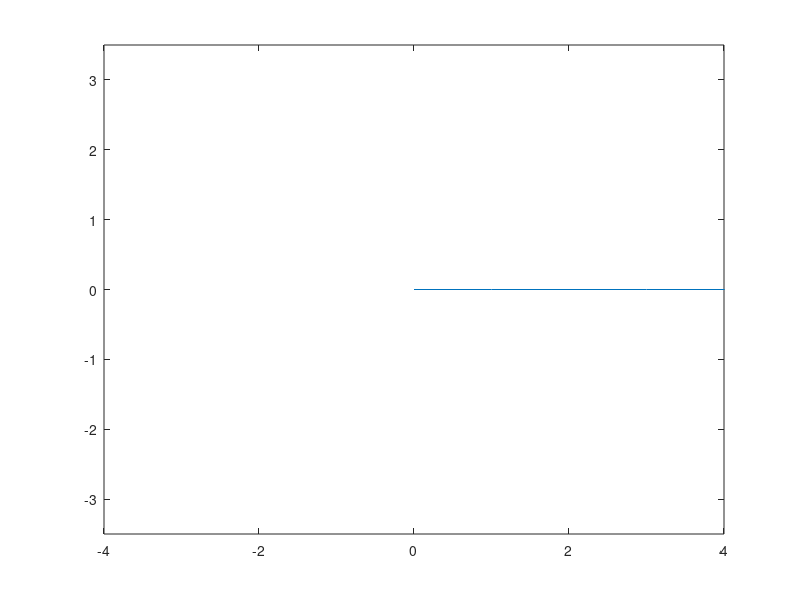
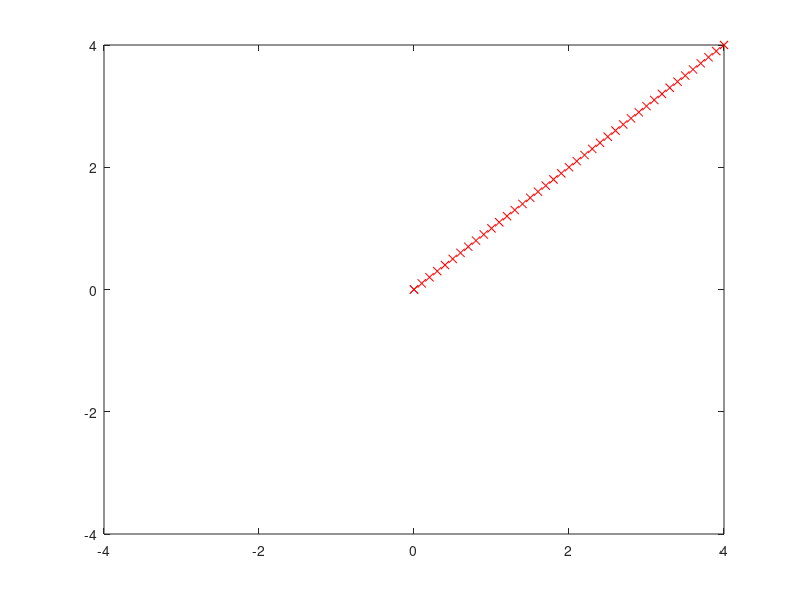

Here is the MATLAB script that generated these plots, in order: (Note: this script raises an error after producing the figures.)
%%
clear all;
close all;

th = 0 * pi/180;
r = 10;
x0 = -1;
y0 = -1;

x = ([x0:(r*cos(th)-x0)/10:10])
y = ([y0:(r*sin(th)-y0)/10:10])
% x = ([x0:(r*cos(th)-x0)/10:r*cos(th)])
% y = ([y0:(r*sin(th)-y0)/10:r*sin(th)])

plot(x(1:10),y(1:10)); axis([-4 4 -3.5 3.5]);

%%
clear all;
close all;
th = 360 * pi/180;
r = 0:1:5;

[x,y] = pol2cart(th,r);

plot(x,y); axis([-4 4 -3.5 3.5]);

%%

clear all;
close all;
clc;

fig = figure;
x = 0;
y = 0;

plot(x,y,'xr'); axis([-4 4 -4 4]);
hold on;

fig;
for ii=0.0:0.1:4.0
    plot(ii,ii,'xr');
    drawnow;
    pause(1/20);
end


%%
clear all;
close all;
clc;

dt = 0.1;
tgt = init_tgt();
msl1 = init_msl();

fig = figure; axis([-1 15 -1 15]); hold on;

for t=1:dt:10
    tgt = update_tgt(tgt, t, dt);
    %msl1 = update_msl1(msl1,tgt,dt);
    %clf(fig);
    plot(tgt.x, tgt.y,'.r');
    drawnow;
    pause(1/20);
end


